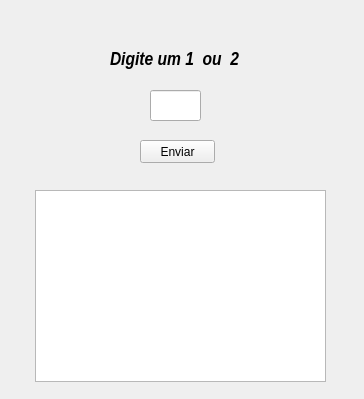
<?xml version="1.0" encoding="UTF-8"?>
<ui version="4.0">
 <class>Form</class>
 <widget class="QWidget" name="Form">
  <property name="geometry">
   <rect>
    <x>0</x>
    <y>0</y>
    <width>364</width>
    <height>399</height>
   </rect>
  </property>
  <property name="windowTitle">
   <string>Form</string>
  </property>
  <widget class="QListWidget" name="listWidget">
   <property name="geometry">
    <rect>
     <x>35</x>
     <y>190</y>
     <width>291</width>
     <height>192</height>
    </rect>
   </property>
  </widget>
  <widget class="QPushButton" name="pushButton">
   <property name="geometry">
    <rect>
     <x>140</x>
     <y>140</y>
     <width>75</width>
     <height>23</height>
    </rect>
   </property>
   <property name="text">
    <string>Enviar</string>
   </property>
  </widget>
  <widget class="QLineEdit" name="lineEdit">
   <property name="geometry">
    <rect>
     <x>150</x>
     <y>90</y>
     <width>51</width>
     <height>31</height>
    </rect>
   </property>
  </widget>
  <widget class="QLabel" name="label">
   <property name="geometry">
    <rect>
     <x>110</x>
     <y>50</y>
     <width>161</width>
     <height>20</height>
    </rect>
   </property>
   <property name="font">
    <font>
     <family>Arial Narrow</family>
     <pointsize>14</pointsize>
     <weight>75</weight>
     <italic>true</italic>
     <bold>true</bold>
    </font>
   </property>
   <property name="text">
    <string>Digite um 1  ou  2</string>
   </property>
  </widget>
 </widget>
 <resources/>
 <connections/>
</ui>
